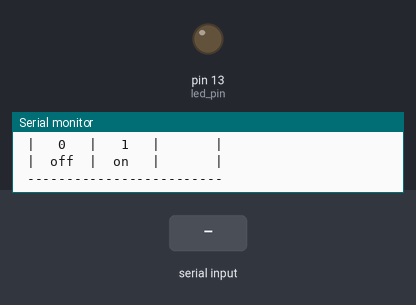
Simulated run of this sketch. Board: Arduino Uno, built with avr-gcc and run on an emulated ATmega328P. Shown: output pins drawn as LEDs (lit = HIGH), the last lines printed to the serial monitor. Inputs (shaded band) come from the test bench.

Above: at 1.3 s.
1.4 s: "1" received over Serial
At 2.6 s:
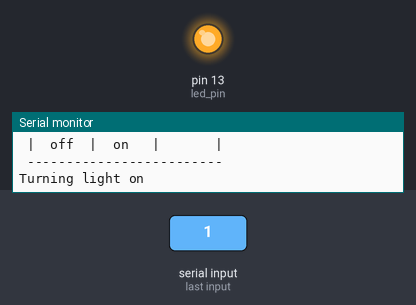
2.9 s: "0" received over Serial
At 4.0 s:
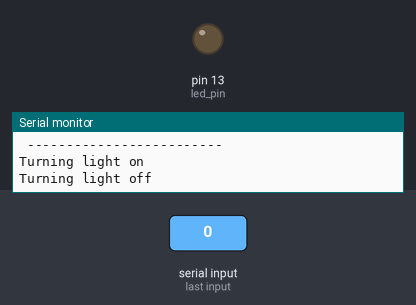
Timing chart, 0 to 5.9 s (numbered marks = the images above; inputs shaded):
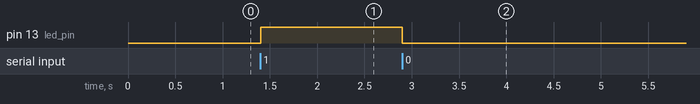

Measured:
- after the input at 1.4 s, pin 13 (led_pin): LOW → HIGH at once
- after the input at 2.9 s, pin 13 (led_pin): HIGH → LOW at once

The sketch:

xbee_hserial.ino
```cpp
/*
 * @file Serial_sserial.ino
 * @author Connor Novak
 * @date 2018-11-26
 *
 * Sets up Serial softwareserial connection to turn onboard LED on and off
 * Tested with Arduino Uno, Sparkfun Wireless Motor Driver Shield
 * Note: Ensure SerialSelect Switch is set to SW_SER when uploading code,
 * HW_SER when using radio functionality
 */

const int led_pin = 13;       // LED output pin

char inbit;                   // Serial input storage for single characters
bool prev_state = false;      // LED previous state
bool led_state = false;       // LED state

void setup() {

  Serial.begin(9600);         // Start Serial link with 9600 baud
  pinMode(led_pin, OUTPUT); // Set led pin to output
  draw();                   // Write instructions to serial

}

void loop() {

  // Wait for serial input
  if(Serial.available()) {

    inbit = Serial.read();

    // Switch case based on read char
    switch(inbit){

      case '0': // Turn LED off
        led_state = false;
        Serial.println("Turning light off");
        break;

      case '1': // Turn LED on
        led_state = true;
        Serial.println("Turning light on");
        break;
    }
  }

  // Write val to led if it is new
  if (led_state != prev_state) {digitalWrite(led_pin, led_state);}
  prev_state = led_state;
}

void draw() {
  Serial.println("                           ");
  Serial.println(" ------------------------- ");
  Serial.println(" |       |       |       | ");
  Serial.println(" |   0   |   1   |       | ");
  Serial.println(" |  off  |  on   |       | ");
  Serial.println(" ------------------------- ");
}
```
